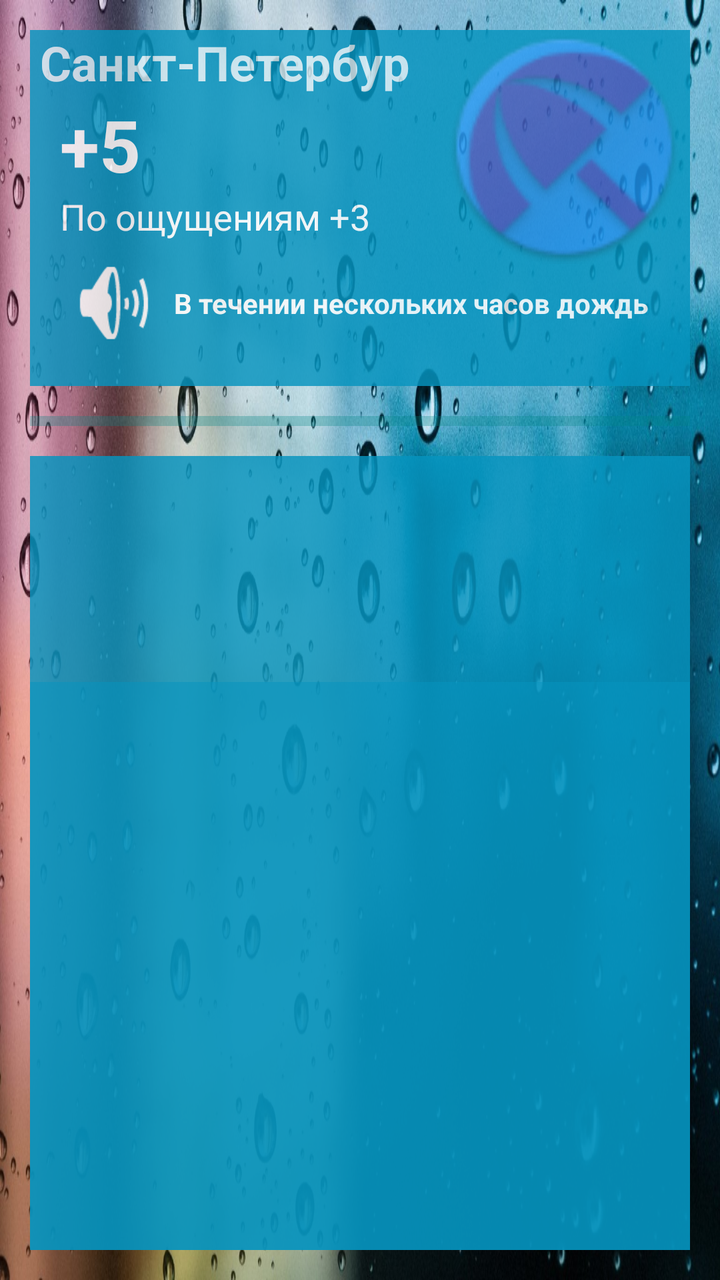
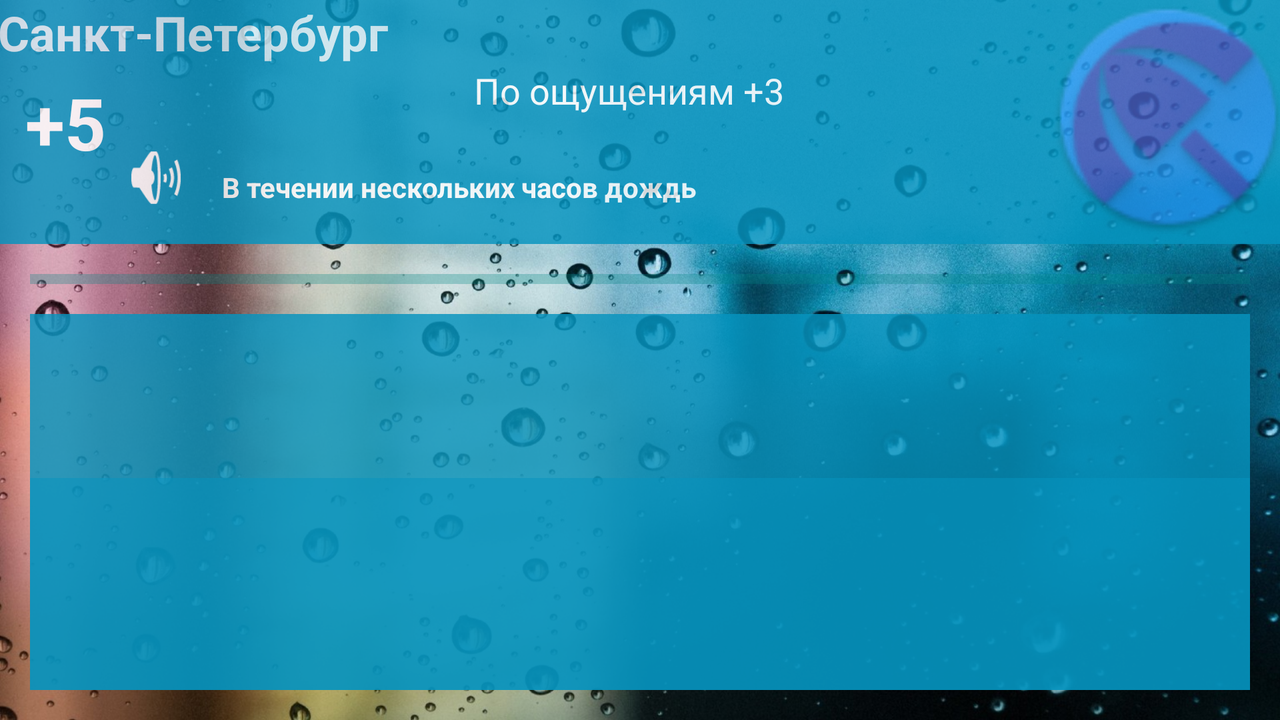

First picture: res/layout/ on a phone held upright. Second picture: the repository's own variant of that layout, on a device whose configuration matches the variant's folder. Source for both follows.
<!-- AndroidManifest.xml: application theme Theme.GeekBrainsAndroid -->
<!-- res/layout/activity_main.xml -->
<?xml version="1.0" encoding="utf-8"?>
<androidx.constraintlayout.widget.ConstraintLayout xmlns:android="http://schemas.android.com/apk/res/android"
    xmlns:app="http://schemas.android.com/apk/res-auto"
    xmlns:tools="http://schemas.android.com/tools"
    android:layout_width="match_parent"
    android:layout_height="match_parent"
    android:background="@drawable/bk"
    tools:context=".MainActivity">


    <androidx.constraintlayout.widget.ConstraintLayout
        android:id="@+id/constraintLayout2"
        android:layout_width="match_parent"
        android:layout_height="178dp"
        android:layout_margin="15dp"
        android:alpha="0.83"
        android:background="@color/background"
        app:layout_constraintEnd_toEndOf="parent"
        app:layout_constraintStart_toStartOf="parent"
        app:layout_constraintTop_toTopOf="parent">

        <TextView
            android:id="@+id/city_main"
            android:layout_width="0dp"
            android:layout_height="33dp"
            android:layout_marginHorizontal="5dp"
            android:alpha="0.83"
            android:background="#0694BF"
            android:text="@string/city"
            android:textColor="@color/white"
            android:textSize="24sp"
            android:textStyle="bold"
            app:layout_constraintEnd_toStartOf="@+id/rain_main"
            app:layout_constraintStart_toStartOf="parent"
            app:layout_constraintTop_toTopOf="parent" />

        <ImageView
            android:id="@+id/rain_main"
            android:layout_width="126dp"
            android:layout_height="117dp"
            android:contentDescription="@string/todo"
            app:layout_constraintEnd_toEndOf="parent"
            app:layout_constraintTop_toTopOf="parent"
            app:srcCompat="@drawable/rn" />

        <TextView
            android:id="@+id/temperature_main"
            android:layout_width="0dp"
            android:layout_height="48dp"
            android:layout_marginHorizontal="15dp"
            android:text="@string/temperature"
            android:textAlignment="viewStart"
            android:textColor="@color/white"
            android:textSize="36sp"
            android:textStyle="bold"
            app:layout_constraintEnd_toStartOf="@+id/rain_main"
            app:layout_constraintStart_toStartOf="parent"
            app:layout_constraintTop_toBottomOf="@+id/city_main" />

        <TextView
            android:id="@+id/feel_like_temperature_main"
            android:layout_width="0dp"
            android:layout_height="24dp"
            android:layout_marginHorizontal="15dp"
            android:text="@string/feels_like_temperature"
            android:textColor="@color/white"
            android:textSize="18sp"
            app:layout_constraintEnd_toStartOf="@+id/rain_main"
            app:layout_constraintStart_toStartOf="parent"
            app:layout_constraintTop_toBottomOf="@+id/temperature_main" />

        <TextView
            android:id="@+id/rain_action_main"
            android:layout_width="287dp"
            android:layout_height="41dp"
            android:text="@string/rain_action"
            android:textColor="@color/white"
            android:textSize="14sp"
            android:textStyle="bold"
            app:layout_constraintBottom_toBottomOf="parent"
            app:layout_constraintStart_toEndOf="@+id/imageView2"
            app:layout_constraintTop_toBottomOf="@+id/rain_main" />

        <ImageView
            android:id="@+id/imageView2"
            android:layout_width="60dp"
            android:layout_height="51dp"
            android:layout_marginStart="12dp"
            android:layout_marginBottom="16dp"
            android:contentDescription="@string/todo"
            app:layout_constraintBottom_toBottomOf="parent"
            app:layout_constraintStart_toStartOf="parent"
            app:layout_constraintTop_toBottomOf="@+id/feel_like_temperature_main"
            app:layout_constraintVertical_bias="1.0"
            app:srcCompat="@android:drawable/ic_lock_silent_mode_off" />

    </androidx.constraintlayout.widget.ConstraintLayout>

    <androidx.recyclerview.widget.RecyclerView
        android:id="@+id/list_hour"
        android:layout_width="match_parent"
        android:layout_height="113dp"
        android:layout_marginHorizontal="15dp"
        android:layout_marginTop="15dp"
        android:alpha="0.83"
        android:background="@color/background"
        android:orientation="horizontal"
        app:layout_constraintEnd_toEndOf="parent"
        app:layout_constraintHorizontal_bias="0.0"
        app:layout_constraintStart_toStartOf="parent"
        app:layout_constraintTop_toBottomOf="@+id/divider4" />

    <androidx.recyclerview.widget.RecyclerView
        android:id="@+id/vertical_list_day"
        android:layout_width="match_parent"
        android:layout_height="0dp"
        android:layout_marginHorizontal="15dp"
        android:layout_marginBottom="15dp"
        android:alpha="0.92"
        android:background="@color/background"
        app:layout_constraintBottom_toBottomOf="parent"
        app:layout_constraintEnd_toEndOf="parent"
        app:layout_constraintStart_toStartOf="parent"
        app:layout_constraintTop_toBottomOf="@+id/list_hour"/>

    <View
        android:id="@+id/divider4"
        android:layout_width="match_parent"
        android:layout_height="5dp"
        android:layout_margin="15dp"
        android:background="@color/teal_700"
        android:alpha="0.3"
        app:layout_constraintEnd_toEndOf="parent"
        app:layout_constraintStart_toStartOf="parent"
        app:layout_constraintTop_toBottomOf="@+id/constraintLayout2" />

</androidx.constraintlayout.widget.ConstraintLayout>
<!-- resources referenced by this layout -->
<resources>
  <color name="background">#0694BF</color>
  <color name="teal_700">#FF018786</color>
  <color name="white">#FFFFFFFF</color>
  <!-- drawable bk: jpg bitmap (drawable, 338071 bytes) -->
  <!-- drawable rn: png bitmap (drawable, 6868 bytes) -->
  <string name="city">Санкт-Петербург</string>
  <string name="feels_like_temperature">По ощущениям +3</string>
  <string name="rain_action">В течении нескольких часов дождь</string>
  <string name="temperature">+5</string>
  <string name="todo">TODO</string>
  <style name="Theme.GeekBrainsAndroid" parent="Theme.MaterialComponents.DayNight.NoActionBar">
          
          <item name="colorPrimary">@color/purple_500</item>
          <item name="colorPrimaryVariant">@color/teal_700</item>
          <item name="colorOnPrimary">@color/white</item>
          
          <item name="colorSecondary">@color/teal_200</item>
          <item name="colorSecondaryVariant">@color/teal_700</item>
          <item name="colorOnSecondary">@color/black</item>
          
          <item name="android:statusBarColor" tools:targetApi="l">?attr/colorPrimaryVariant</item>
          
      </style>
  <color name="purple_500">#FF6200EE</color>
  <color name="teal_200">#3A8079</color>
  <color name="black">#FF000000</color>
</resources>
<!-- res/layout-land/activity_main.xml (the author's variant of the layout above) -->
<!-- drawn on the phone turned sideways -->
<?xml version="1.0" encoding="utf-8"?>
<androidx.constraintlayout.widget.ConstraintLayout xmlns:android="http://schemas.android.com/apk/res/android"
    xmlns:app="http://schemas.android.com/apk/res-auto"
    xmlns:tools="http://schemas.android.com/tools"
    android:layout_width="match_parent"
    android:layout_height="match_parent"
    android:background="@drawable/bk"
    tools:context=".MainActivity">


    <androidx.constraintlayout.widget.ConstraintLayout
        android:id="@+id/constraintLayout2"
        android:layout_width="653dp"
        android:layout_height="122dp"
        android:layout_marginHorizontal="15dp"
        android:alpha="0.83"
        android:background="@color/background"
        app:layout_constraintEnd_toEndOf="parent"
        app:layout_constraintStart_toStartOf="parent"
        app:layout_constraintTop_toTopOf="parent">

        <TextView
            android:id="@+id/city_main"
            android:layout_width="0dp"
            android:layout_height="33dp"
            android:layout_marginHorizontal="5dp"
            android:alpha="0.83"
            android:background="#0694BF"
            android:text="@string/city"
            android:textColor="@color/white"
            android:textSize="24sp"
            android:textStyle="bold"
            app:layout_constraintEnd_toStartOf="@+id/rain_main"
            app:layout_constraintStart_toStartOf="parent"
            app:layout_constraintTop_toTopOf="parent" />

        <ImageView
            android:id="@+id/rain_main"
            android:layout_width="126dp"
            android:layout_height="117dp"
            android:contentDescription="@string/todo"
            app:layout_constraintEnd_toEndOf="parent"
            app:layout_constraintTop_toTopOf="parent"
            app:srcCompat="@drawable/rn" />

        <TextView
            android:id="@+id/temperature_main"
            android:layout_width="222dp"
            android:layout_height="44dp"
            android:layout_marginHorizontal="15dp"
            android:layout_marginTop="4dp"
            android:text="@string/temperature"
            android:textAlignment="viewStart"
            android:textColor="@color/white"
            android:textSize="36sp"
            android:textStyle="bold"
            app:layout_constraintEnd_toStartOf="@+id/rain_main"
            app:layout_constraintHorizontal_bias="0.013"
            app:layout_constraintStart_toStartOf="parent"
            app:layout_constraintTop_toBottomOf="@+id/city_main" />

        <TextView
            android:id="@+id/feel_like_temperature_main"
            android:layout_width="282dp"
            android:layout_height="39dp"
            android:layout_marginHorizontal="15dp"
            android:text="@string/feels_like_temperature"
            android:textColor="@color/white"
            android:textSize="18sp"
            app:layout_constraintEnd_toStartOf="@+id/rain_main"
            app:layout_constraintStart_toEndOf="@+id/temperature_main"
            app:layout_constraintTop_toBottomOf="@+id/city_main" />

        <TextView
            android:id="@+id/rain_action_main"
            android:layout_width="330dp"
            android:layout_height="33dp"
            android:layout_marginTop="12dp"
            android:text="@string/rain_action"
            android:textColor="@color/white"
            android:textSize="14sp"
            android:textStyle="bold"
            app:layout_constraintEnd_toStartOf="@+id/rain_main"
            app:layout_constraintHorizontal_bias="0.101"
            app:layout_constraintStart_toEndOf="@+id/imageView2"
            app:layout_constraintTop_toBottomOf="@+id/feel_like_temperature_main" />

        <ImageView
            android:id="@+id/imageView2"
            android:layout_width="48dp"
            android:layout_height="37dp"
            android:layout_marginStart="60dp"
            android:layout_marginBottom="16dp"
            android:contentDescription="@string/todo"
            app:layout_constraintBottom_toBottomOf="parent"
            app:layout_constraintStart_toStartOf="parent"
            app:layout_constraintTop_toBottomOf="@+id/feel_like_temperature_main"
            app:layout_constraintVertical_bias="0.615"
            app:srcCompat="@android:drawable/ic_lock_silent_mode_off" />

    </androidx.constraintlayout.widget.ConstraintLayout>

    <androidx.recyclerview.widget.RecyclerView
        android:id="@+id/list_hour"
        android:layout_width="match_parent"
        android:layout_height="82dp"
        android:layout_marginHorizontal="15dp"
        android:layout_marginTop="15dp"
        android:alpha="0.83"
        android:background="@color/background"
        android:orientation="horizontal"
        app:layout_constraintEnd_toEndOf="parent"
        app:layout_constraintHorizontal_bias="0.0"
        app:layout_constraintStart_toStartOf="parent"
        app:layout_constraintTop_toBottomOf="@+id/divider4" />

    <androidx.recyclerview.widget.RecyclerView
        android:id="@+id/vertical_list_day"
        android:layout_width="match_parent"
        android:layout_height="0dp"
        android:layout_marginHorizontal="15dp"
        android:layout_marginBottom="15dp"
        android:alpha="0.92"
        android:background="@color/background"
        app:layout_constraintBottom_toBottomOf="parent"
        app:layout_constraintEnd_toEndOf="parent"
        app:layout_constraintStart_toStartOf="parent"
        app:layout_constraintTop_toBottomOf="@+id/list_hour" />

    <View
        android:id="@+id/divider4"
        android:layout_width="match_parent"
        android:layout_height="5dp"
        android:layout_margin="15dp"
        android:alpha="0.3"
        android:background="@color/teal_700"
        app:layout_constraintEnd_toEndOf="parent"
        app:layout_constraintStart_toStartOf="parent"
        app:layout_constraintTop_toBottomOf="@+id/constraintLayout2" />

</androidx.constraintlayout.widget.ConstraintLayout>
